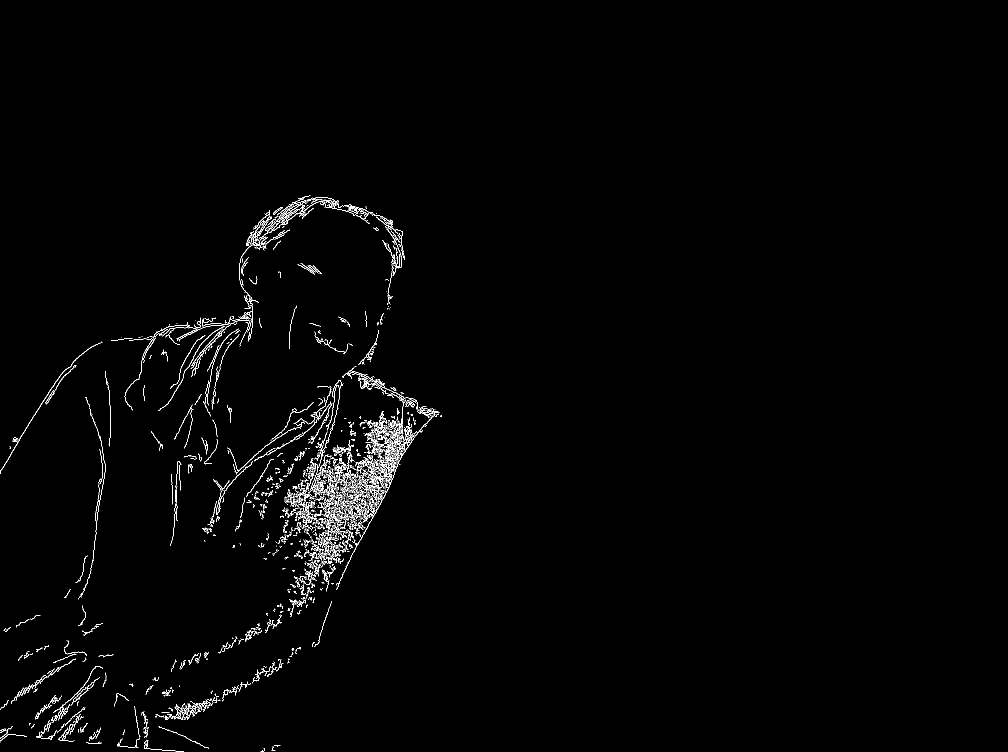
#> input picture images/edge/pappa.png, 2016 x 1504 px, found by its file name (shown at 1/2 size)
$ python join_for_johannes.py   (older library calls are emulated)
#> lines starting #> are read from the running program, lines starting #| are printed output that depends on the picture; after the words box and inside, x2 and y2 are one past the last pixel; in counts of white or black regions, pixels touching at a corner belong together
from houghspace import HoughSpace
from util import *
from time import time
import cv2
from scipy.misc import imsave

prefix = 'alle'
pappa = cv2.imread('images/hough/pappa.png')
#> pappa is the input picture: shape (1504, 2016, 3); 1.1% white in thin lines or dots, all inside (x1, y1, x2, y2) = (0, 391, 884, 1504)
mamma = cv2.imread('images/hough/mamma.png')
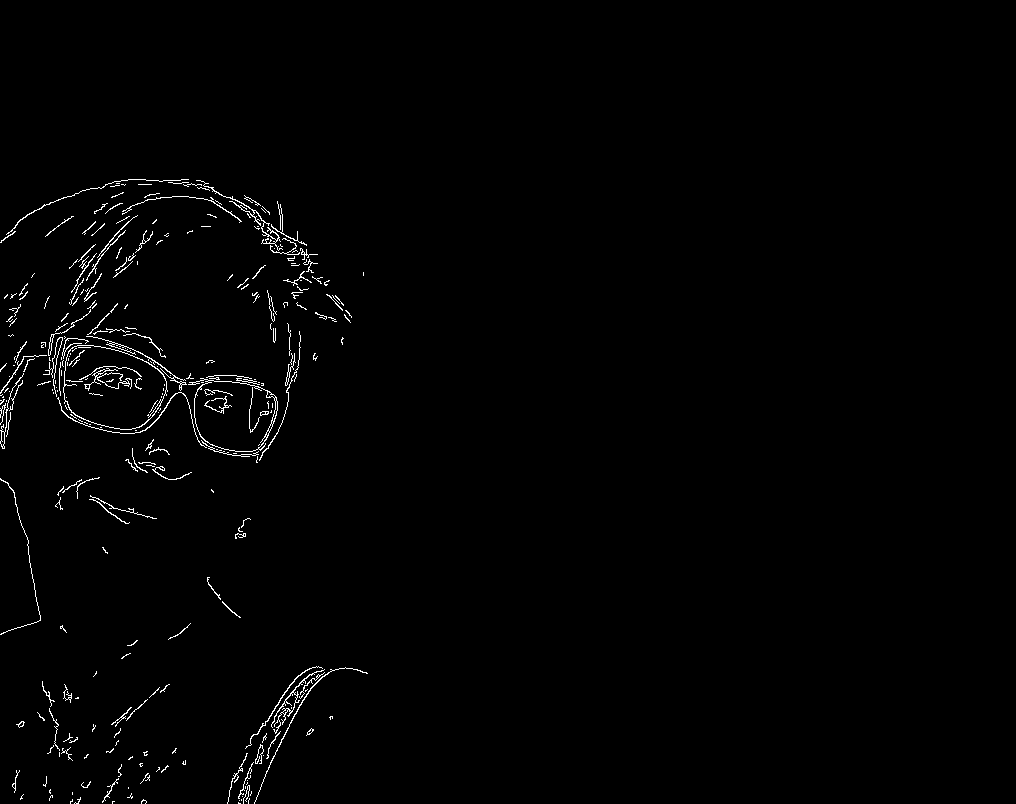
#> input picture images/edge/mamma.png, 1016 x 804 px, found by its file name
#> mamma is the input picture: shape (804, 1016, 3); 1.1% white in thin lines or dots, all inside (x1, y1, x2, y2) = (0, 179, 368, 804)
meg = cv2.imread('images/hough/johannes.png')
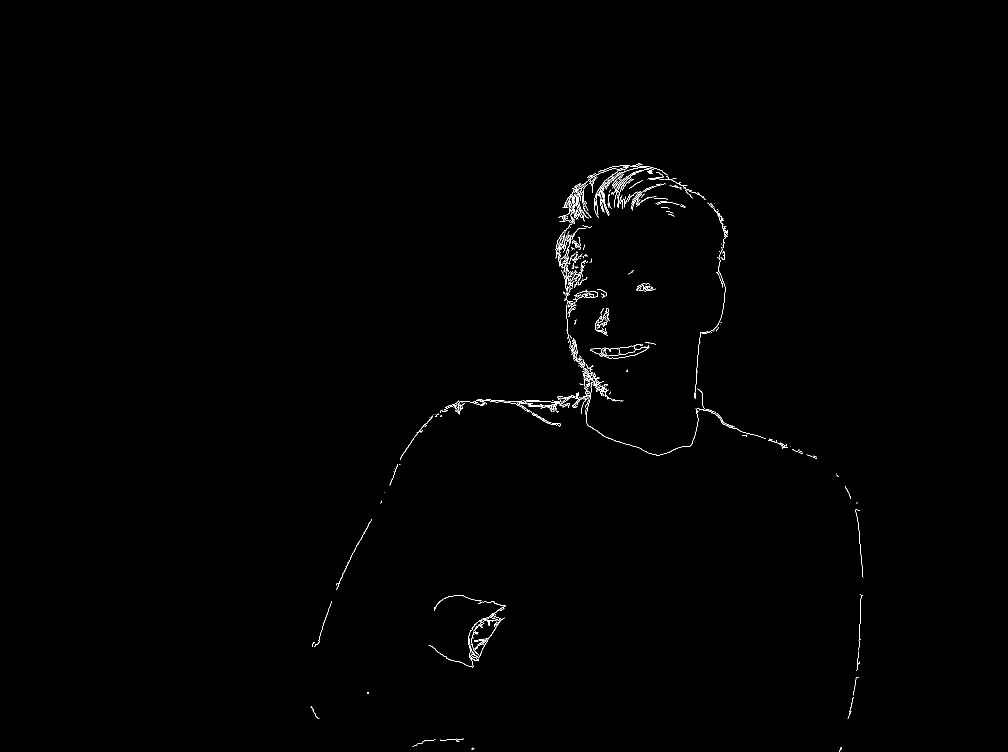
#> input picture images/edge/johannes.png, 2016 x 1504 px, found by its file name (shown at 1/2 size)
#> meg is the input picture: shape (1504, 2016, 3); 0.43% white in thin lines or dots, all inside (x1, y1, x2, y2) = (621, 327, 1727, 1504)

to_size = (4000, 3000)#(edge.shape[0]*2,  edge.shape[1]*2)

mamma = cv2.resize(mamma, to_size)
#> mamma: shape (3000, 4000, 3)
pappa = cv2.resize(pappa, to_size)
#> pappa: shape (3000, 4000, 3)
meg = cv2.resize(meg, to_size)
#> meg: shape (3000, 4000, 3)

mamma = np.flip(mamma, axis=0)
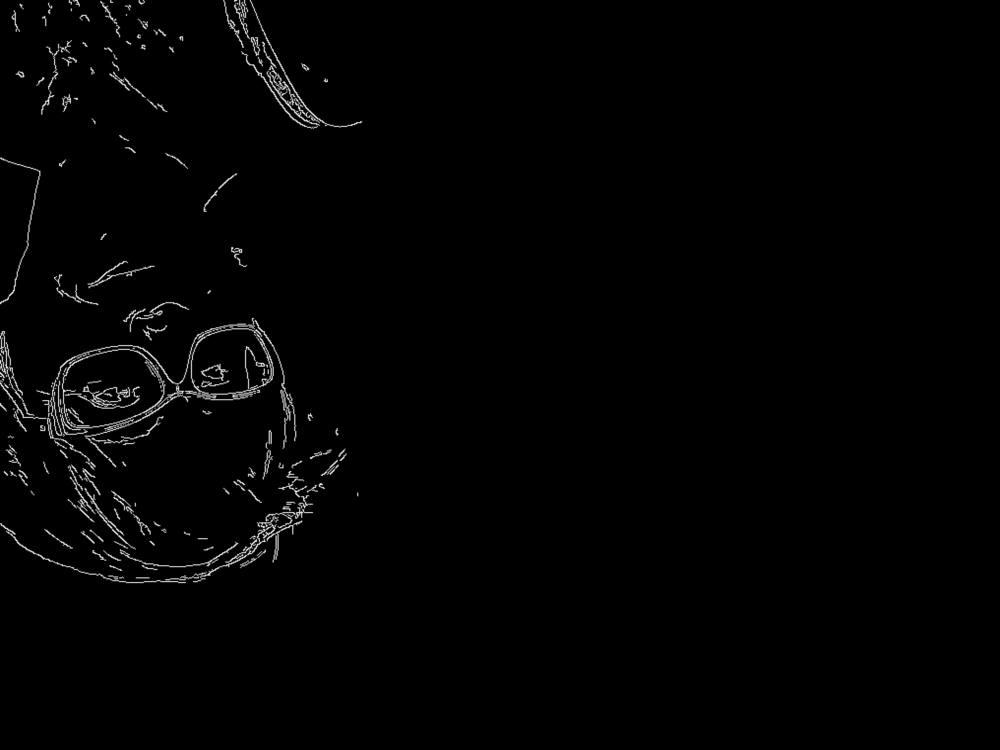
#> mamma: shape (3000, 4000, 3) (shown at 1/4 size); min 0, max 255, mean 2.8
pappa = np.flip(pappa, axis=1)
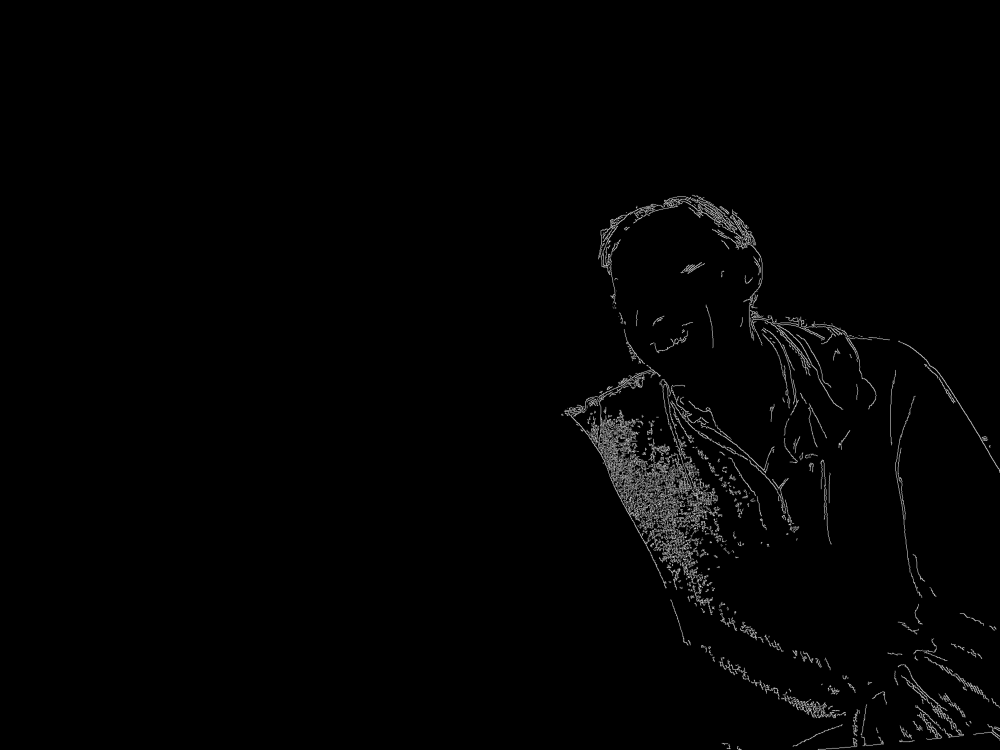
#> pappa: shape (3000, 4000, 3) (shown at 1/4 size); min 0, max 255, mean 2.9

image = np.zeros([3000, 4000, 3])
image[:, :, 0] = mamma[:, :, 0]
image[:, :, 1] = pappa[:, :, 0]
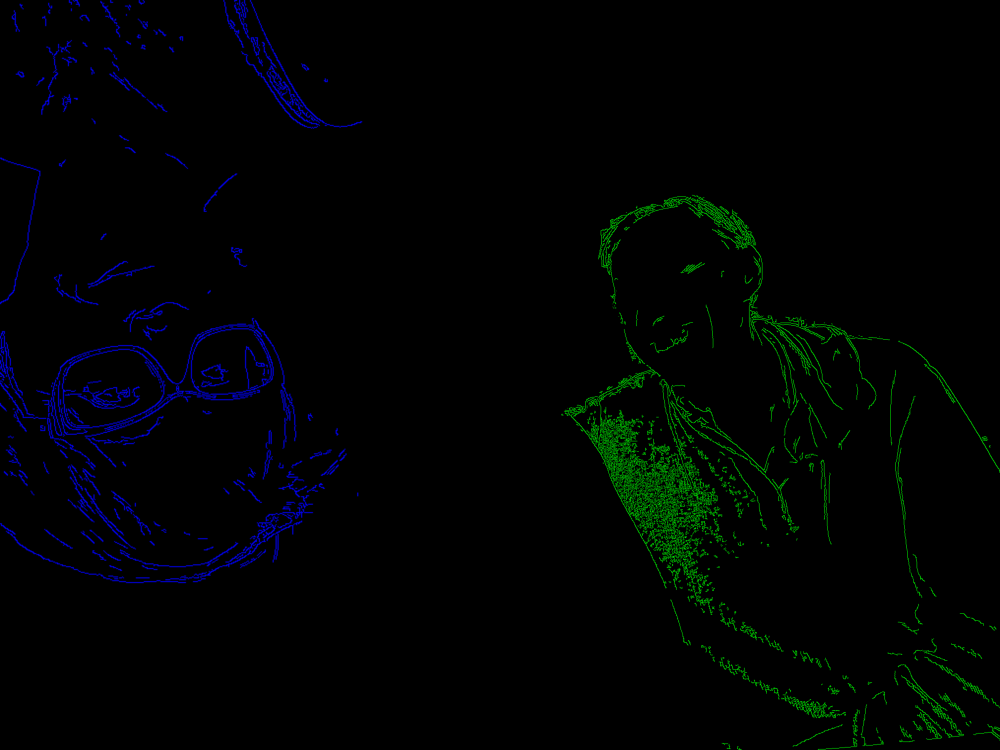
#> image: shape (3000, 4000, 3) float64 (shown at 1/4 size); mean B, G, R 2.8, 2.9, 0
image[:, :, 2] = meg[:, :, 0]


plt.imshow(image/255)
plt.show()
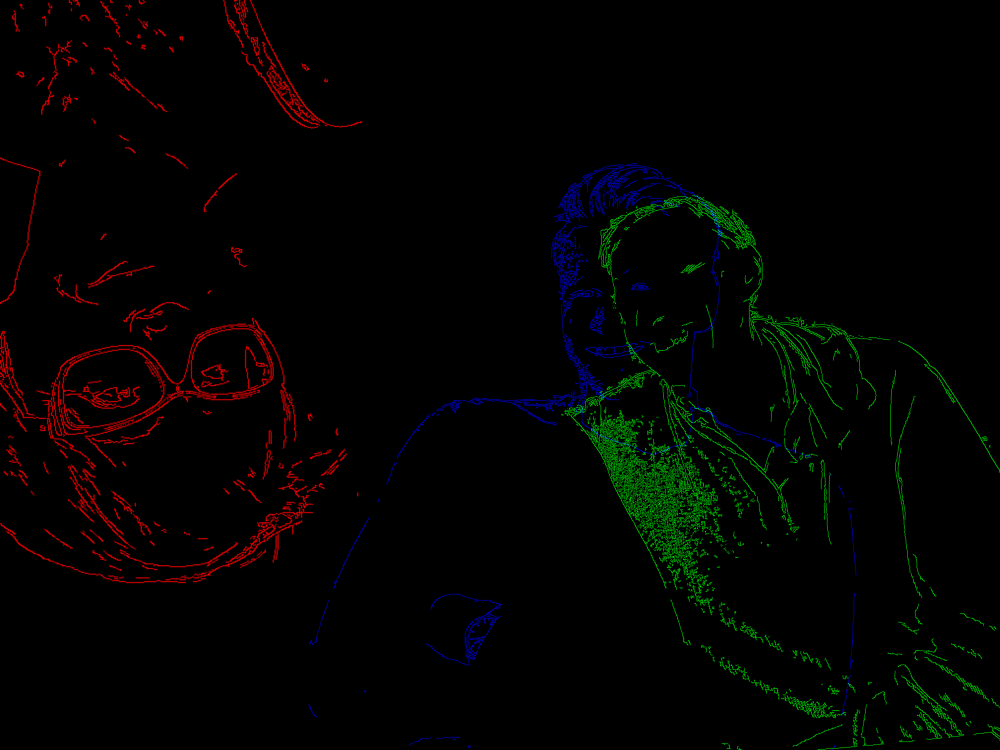
#> shown: shape (3000, 4000, 3) float64 (shown at 1/4 size); mean R, G, B 0.011, 0.0112, 0.00428

imsave('images/to_johannes.png', image)
